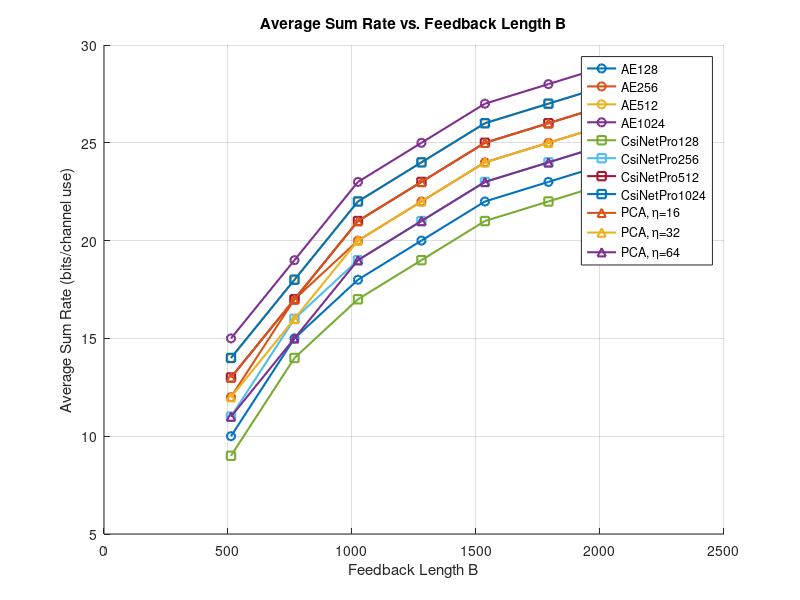

This figure's MATLAB source:
% Các giá trị giả định cho sum rate với các mô hình học máy khác nhau
B_values = [512, 768, 1024, 1280, 1536, 1792, 2048];

% Giá trị sum rate giả định cho các mô hình học máy (đơn vị: bits/channel use)
AE128 = [10, 15, 18, 20, 22, 23, 24];
AE256 = [12, 17, 20, 22, 24, 25, 26];
AE512 = [14, 18, 22, 24, 26, 27, 28];
AE1024 = [15, 19, 23, 25, 27, 28, 29];
CsiNetPro128 = [9, 14, 17, 19, 21, 22, 23];
CsiNetPro256 = [11, 16, 19, 21, 23, 24, 25];
CsiNetPro512 = [13, 17, 21, 23, 25, 26, 27];
CsiNetPro1024 = [14, 18, 22, 24, 26, 27, 28];
PCA_eta16 = [13, 17, 21, 23, 25, 26, 27];
PCA_eta32 = [12, 16, 20, 22, 24, 25, 26];
PCA_eta64 = [11, 15, 19, 21, 23, 24, 25];

% Vẽ biểu đồ
figure;
hold on;
plot(B_values, AE128, '-o', 'LineWidth', 1.5, 'DisplayName', 'AE128');
plot(B_values, AE256, '-o', 'LineWidth', 1.5, 'DisplayName', 'AE256');
plot(B_values, AE512, '-o', 'LineWidth', 1.5, 'DisplayName', 'AE512');
plot(B_values, AE1024, '-o', 'LineWidth', 1.5, 'DisplayName', 'AE1024');
plot(B_values, CsiNetPro128, '-s', 'LineWidth', 1.5, 'DisplayName', 'CsiNetPro128');
plot(B_values, CsiNetPro256, '-s', 'LineWidth', 1.5, 'DisplayName', 'CsiNetPro256');
plot(B_values, CsiNetPro512, '-s', 'LineWidth', 1.5, 'DisplayName', 'CsiNetPro512');
plot(B_values, CsiNetPro1024, '-s', 'LineWidth', 1.5, 'DisplayName', 'CsiNetPro1024');
plot(B_values, PCA_eta16, '-^', 'LineWidth', 1.5, 'DisplayName', 'PCA, \eta=16');
plot(B_values, PCA_eta32, '-^', 'LineWidth', 1.5, 'DisplayName', 'PCA, \eta=32');
plot(B_values, PCA_eta64, '-^', 'LineWidth', 1.5, 'DisplayName', 'PCA, \eta=64');

% Định dạng biểu đồ
xlabel('Feedback Length B');
ylabel('Average Sum Rate (bits/channel use)');
title('Average Sum Rate vs. Feedback Length B');
legend('show');
grid on;
hold off;
